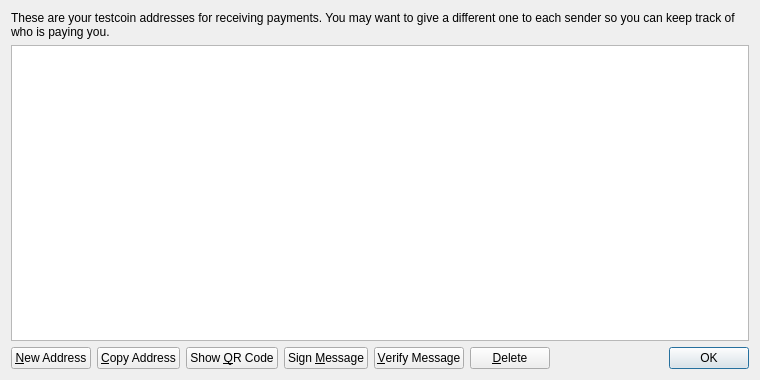
<?xml version="1.0" encoding="UTF-8"?>
<ui version="4.0">
 <class>AddressBookPage</class>
 <widget class="QWidget" name="AddressBookPage">
  <property name="geometry">
   <rect>
    <x>0</x>
    <y>0</y>
    <width>760</width>
    <height>380</height>
   </rect>
  </property>
  <property name="windowTitle">
   <string>Address Book</string>
  </property>
  <layout class="QVBoxLayout" name="verticalLayout">
   <item>
    <widget class="QLabel" name="labelExplanation">
     <property name="text">
      <string>These are your testcoin addresses for receiving payments. You may want to give a different one to each sender so you can keep track of who is paying you.</string>
     </property>
     <property name="textFormat">
      <enum>Qt::PlainText</enum>
     </property>
     <property name="wordWrap">
      <bool>true</bool>
     </property>
    </widget>
   </item>
   <item>
    <widget class="QTableView" name="tableView">
     <property name="contextMenuPolicy">
      <enum>Qt::CustomContextMenu</enum>
     </property>
     <property name="toolTip">
      <string>Double-click to edit address or label</string>
     </property>
     <property name="tabKeyNavigation">
      <bool>false</bool>
     </property>
     <property name="alternatingRowColors">
      <bool>true</bool>
     </property>
     <property name="selectionMode">
      <enum>QAbstractItemView::SingleSelection</enum>
     </property>
     <property name="selectionBehavior">
      <enum>QAbstractItemView::SelectRows</enum>
     </property>
     <property name="sortingEnabled">
      <bool>true</bool>
     </property>
     <attribute name="verticalHeaderVisible">
      <bool>false</bool>
     </attribute>
    </widget>
   </item>
   <item>
    <layout class="QHBoxLayout" name="horizontalLayout">
     <item>
      <widget class="QPushButton" name="newAddressButton">
       <property name="toolTip">
        <string>Create a new address</string>
       </property>
       <property name="text">
        <string>&amp;New Address</string>
       </property>
       <property name="icon">
        <iconset resource="../bitcoin.qrc">
         <normaloff>:/icons/add</normaloff>:/icons/add</iconset>
       </property>
      </widget>
     </item>
     <item>
      <widget class="QPushButton" name="copyToClipboard">
       <property name="toolTip">
        <string>Copy the currently selected address to the system clipboard</string>
       </property>
       <property name="text">
        <string>&amp;Copy Address</string>
       </property>
       <property name="icon">
        <iconset resource="../bitcoin.qrc">
         <normaloff>:/icons/editcopy</normaloff>:/icons/editcopy</iconset>
       </property>
      </widget>
     </item>
     <item>
      <widget class="QPushButton" name="showQRCode">
       <property name="text">
        <string>Show &amp;QR Code</string>
       </property>
       <property name="icon">
        <iconset resource="../bitcoin.qrc">
         <normaloff>:/icons/qrcode</normaloff>:/icons/qrcode</iconset>
       </property>
      </widget>
     </item>
     <item>
      <widget class="QPushButton" name="signMessage">
       <property name="toolTip">
        <string>Sign a message to prove you own a testcoin address</string>
       </property>
       <property name="text">
        <string>Sign &amp;Message</string>
       </property>
       <property name="icon">
        <iconset resource="../bitcoin.qrc">
         <normaloff>:/icons/edit</normaloff>:/icons/edit</iconset>
       </property>
      </widget>
     </item>
     <item>
      <widget class="QPushButton" name="verifyMessage">
       <property name="toolTip">
        <string>Verify a message to ensure it was signed with a specified testcoin address</string>
       </property>
       <property name="text">
        <string>&amp;Verify Message</string>
       </property>
       <property name="icon">
        <iconset resource="../bitcoin.qrc">
         <normaloff>:/icons/transaction_0</normaloff>:/icons/transaction_0</iconset>
       </property>
      </widget>
     </item>
     <item>
      <widget class="QPushButton" name="deleteButton">
       <property name="toolTip">
        <string>Delete the currently selected address from the list</string>
       </property>
       <property name="text">
        <string>&amp;Delete</string>
       </property>
       <property name="icon">
        <iconset resource="../bitcoin.qrc">
         <normaloff>:/icons/remove</normaloff>:/icons/remove</iconset>
       </property>
      </widget>
     </item>
     <item>
      <spacer name="horizontalSpacer">
       <property name="orientation">
        <enum>Qt::Horizontal</enum>
       </property>
       <property name="sizeHint" stdset="0">
        <size>
         <width>40</width>
         <height>20</height>
        </size>
       </property>
      </spacer>
     </item>
     <item>
      <widget class="QDialogButtonBox" name="buttonBox">
       <property name="sizePolicy">
        <sizepolicy hsizetype="Maximum" vsizetype="Fixed">
         <horstretch>0</horstretch>
         <verstretch>0</verstretch>
        </sizepolicy>
       </property>
       <property name="standardButtons">
        <set>QDialogButtonBox::Ok</set>
       </property>
      </widget>
     </item>
    </layout>
   </item>
  </layout>
 </widget>
 <resources>
  <include location="../bitcoin.qrc"/>
 </resources>
 <connections/>
</ui>
